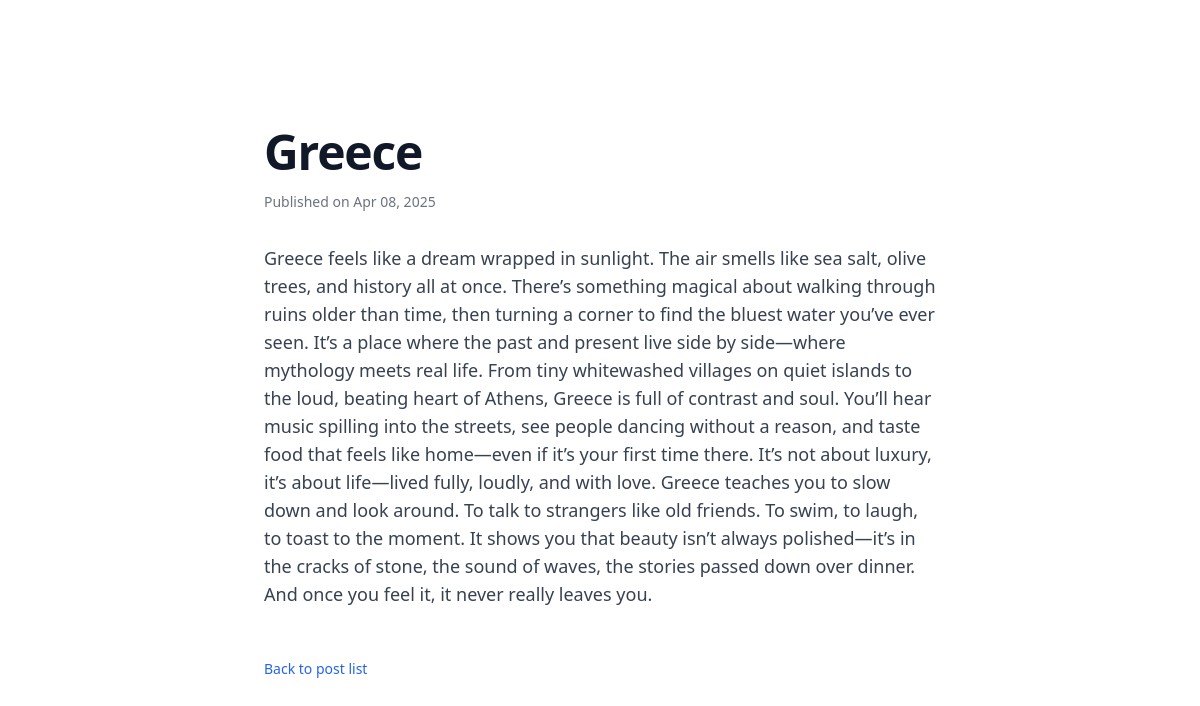
The page /blog/2025/4/8/greece/ on the database its author committed.
### blog/models.py (models this page shows, shortened)
class Post(models.Model):
 author= models.ForeignKey(settings.AUTH_USER_MODEL, on_delete=models.CASCADE)
 title = models.CharField(max_length=255)
 slug= models.SlugField()
 body = models.TextField()
 publish = models.DateTimeField()
 created = models.DateTimeField(auto_now_add=True)
 updated = models.DateTimeField(auto_now=True)
 status = models.CharField(max_length=2,choices=Status.choices, default=Status.DRAFT)

### blog/views.py (the view)
# urls.py: path('<int:year>/<int:month>/<int:day>/<slug:post>/', views.post_detail, name='post_detail'),
def post_detail(request, year, month, day, post):
    post = get_object_or_404(
        Post,
        slug=post,
        publish__year=year,
        publish__month=month,
        publish__day=day
    )
    return render(request, 'blog/post/detail.html', {'post': post})

### blog/templates/blog/post/detail.html (shortened to what this page needs)
<!DOCTYPE html>
<html lang="en">
<head>
    <script src="https://cdn.tailwindcss.com"></script>
</head>
<body>
    <div class="bg-white py-24 sm:py-32">
        <div class="mx-auto max-w-7xl px-6 lg:px-8">
            <article class="mx-auto max-w-2xl">
                <h1 class="text-4xl font-bold tracking-tight text-gray-900 sm:text-5xl">{{ post.title }}</h1>
                <p class="mt-4 text-sm text-gray-500">
                    Published on {{ post.publish|date:"M d, Y" }}
                </p>
                <div class="mt-8 text-gray-700 text-lg">
                    <p>{{ post.body }}</p>
                </div>
                <div class="mt-12">
                    <a href="{% url 'blog:post_list' %}" class="text-sm font-medium text-blue-600 hover:text-blue-500">
                        Back to  post list
                    </a>
                </div>
            </article>
        </div>
    </div>
</body>
</html>

### rows shown on the page
Post: title "Greece", publish "Apr 08, 2025", body "Greece feels like a dream wrapped in sunlight. The air smells like sea salt, olive trees, and history all at once. There’s something magical about walking through ruins older than time, then turning a corner to find the bluest water you’ve ever seen. It’s a place where the past and present live side by side—where mythology meets real life. From tiny whitewashed villages on quiet islands to the loud, beating heart of Athens, Greece is full of contrast and soul. You’ll hear music spilling into the streets, see people dancing without a reason, and taste food that feels like home—even if it’s your first time there. It’s not about luxury, it’s about life—lived fully, loudly, and with love.…"
